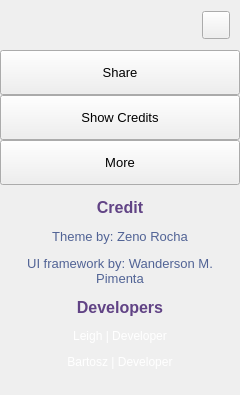
      <widget class="QFrame" name="extraLeftBox">
       <property name="minimumSize">
        <size>
         <width>0</width>
         <height>0</height>
        </size>
       </property>
       <property name="maximumSize">
        <size>
         <width>0</width>
         <height>16777215</height>
        </size>
       </property>
       <property name="frameShape">
        <enum>QFrame::NoFrame</enum>
       </property>
       <property name="frameShadow">
        <enum>QFrame::Raised</enum>
       </property>
       <layout class="QVBoxLayout" name="extraColumLayout">
        <property name="spacing">
         <number>0</number>
        </property>
        <property name="leftMargin">
         <number>0</number>
        </property>
        <property name="topMargin">
         <number>0</number>
        </property>
        <property name="rightMargin">
         <number>0</number>
        </property>
        <property name="bottomMargin">
         <number>0</number>
        </property>
        <item>
         <widget class="QFrame" name="extraTopBg">
          <property name="minimumSize">
           <size>
            <width>0</width>
            <height>50</height>
           </size>
          </property>
          <property name="maximumSize">
           <size>
            <width>16777215</width>
            <height>50</height>
           </size>
          </property>
          <property name="frameShape">
           <enum>QFrame::NoFrame</enum>
          </property>
          <property name="frameShadow">
           <enum>QFrame::Raised</enum>
          </property>
          <layout class="QVBoxLayout" name="verticalLayout_5">
           <property name="spacing">
            <number>0</number>
           </property>
           <property name="leftMargin">
            <number>0</number>
           </property>
           <property name="topMargin">
            <number>0</number>
           </property>
           <property name="rightMargin">
            <number>0</number>
           </property>
           <property name="bottomMargin">
            <number>0</number>
           </property>
           <item>
            <layout class="QGridLayout" name="extraTopLayout">
             <property name="leftMargin">
              <number>10</number>
             </property>
             <property name="rightMargin">
              <number>10</number>
             </property>
             <property name="horizontalSpacing">
              <number>10</number>
             </property>
             <property name="verticalSpacing">
              <number>0</number>
             </property>
             <item row="0" column="0">
              <widget class="QFrame" name="extraIcon">
               <property name="minimumSize">
                <size>
                 <width>20</width>
                 <height>0</height>
                </size>
               </property>
               <property name="maximumSize">
                <size>
                 <width>20</width>
                 <height>20</height>
                </size>
               </property>
               <property name="styleSheet">
                <string notr="true">background-image: url(:/icons/images/icons/cil-user.png);</string>
               </property>
               <property name="frameShape">
                <enum>QFrame::NoFrame</enum>
               </property>
               <property name="frameShadow">
                <enum>QFrame::Raised</enum>
               </property>
              </widget>
             </item>
             <item row="0" column="1">
              <widget class="QLabel" name="extraLabel">
               <property name="minimumSize">
                <size>
                 <width>150</width>
                 <height>0</height>
                </size>
               </property>
               <property name="text">
                <string/>
               </property>
              </widget>
             </item>
             <item row="0" column="2">
              <widget class="QPushButton" name="extraCloseColumnBtn">
               <property name="minimumSize">
                <size>
                 <width>28</width>
                 <height>28</height>
                </size>
               </property>
               <property name="maximumSize">
                <size>
                 <width>28</width>
                 <height>28</height>
                </size>
               </property>
               <property name="cursor">
                <cursorShape>PointingHandCursor</cursorShape>
               </property>
               <property name="toolTip">
                <string>Hide</string>
               </property>
               <property name="text">
                <string/>
               </property>
               <property name="icon">
                <iconset resource="resources.qrc">
                 <normaloff>:/icons/images/icons/icon_close.png</normaloff>:/icons/images/icons/icon_close.png</iconset>
               </property>
               <property name="iconSize">
                <size>
                 <width>20</width>
                 <height>20</height>
                </size>
               </property>
              </widget>
             </item>
            </layout>
           </item>
          </layout>
         </widget>
        </item>
        <item>
         <widget class="QFrame" name="extraContent">
          <property name="frameShape">
           <enum>QFrame::NoFrame</enum>
          </property>
          <property name="frameShadow">
           <enum>QFrame::Raised</enum>
          </property>
          <layout class="QVBoxLayout" name="verticalLayout_12">
           <property name="spacing">
            <number>0</number>
           </property>
           <property name="leftMargin">
            <number>0</number>
           </property>
           <property name="topMargin">
            <number>0</number>
           </property>
           <property name="rightMargin">
            <number>0</number>
           </property>
           <property name="bottomMargin">
            <number>0</number>
           </property>
           <item alignment="Qt::AlignTop">
            <widget class="QFrame" name="extraTopMenu">
             <property name="frameShape">
              <enum>QFrame::NoFrame</enum>
             </property>
             <property name="frameShadow">
              <enum>QFrame::Raised</enum>
             </property>
             <layout class="QVBoxLayout" name="verticalLayout_11">
              <property name="spacing">
               <number>0</number>
              </property>
              <property name="leftMargin">
               <number>0</number>
              </property>
              <property name="topMargin">
               <number>0</number>
              </property>
              <property name="rightMargin">
               <number>0</number>
              </property>
              <property name="bottomMargin">
               <number>0</number>
              </property>
              <item>
               <widget class="QPushButton" name="btn_share">
                <property name="sizePolicy">
                 <sizepolicy hsizetype="Expanding" vsizetype="Fixed">
                  <horstretch>0</horstretch>
                  <verstretch>0</verstretch>
                 </sizepolicy>
                </property>
                <property name="minimumSize">
                 <size>
                  <width>0</width>
                  <height>45</height>
                 </size>
                </property>
                <property name="font">
                 <font>
                  <family>Segoe UI</family>
                  <pointsize>10</pointsize>
                  <weight>50</weight>
                  <italic>false</italic>
                  <bold>false</bold>
                 </font>
                </property>
                <property name="cursor">
                 <cursorShape>PointingHandCursor</cursorShape>
                </property>
                <property name="layoutDirection">
                 <enum>Qt::LeftToRight</enum>
                </property>
                <property name="styleSheet">
                 <string notr="true">background-image: url(:/icons/images/icons/cil-share-boxed.png);</string>
                </property>
                <property name="text">
                 <string>Share</string>
                </property>
               </widget>
              </item>
              <item>
               <widget class="QPushButton" name="btn_credits">
                <property name="sizePolicy">
                 <sizepolicy hsizetype="Expanding" vsizetype="Fixed">
                  <horstretch>0</horstretch>
                  <verstretch>0</verstretch>
                 </sizepolicy>
                </property>
                <property name="minimumSize">
                 <size>
                  <width>0</width>
                  <height>45</height>
                 </size>
                </property>
                <property name="font">
                 <font>
                  <family>Segoe UI</family>
                  <pointsize>10</pointsize>
                  <weight>50</weight>
                  <italic>false</italic>
                  <bold>false</bold>
                 </font>
                </property>
                <property name="cursor">
                 <cursorShape>PointingHandCursor</cursorShape>
                </property>
                <property name="layoutDirection">
                 <enum>Qt::LeftToRight</enum>
                </property>
                <property name="styleSheet">
                 <string notr="true">background-image: url(:/icons/images/icons/cil-equalizer.png);</string>
                </property>
                <property name="text">
                 <string>Show Credits</string>
                </property>
               </widget>
              </item>
              <item>
               <widget class="QPushButton" name="btn_more">
                <property name="sizePolicy">
                 <sizepolicy hsizetype="Expanding" vsizetype="Fixed">
                  <horstretch>0</horstretch>
                  <verstretch>0</verstretch>
                 </sizepolicy>
                </property>
                <property name="minimumSize">
                 <size>
                  <width>0</width>
                  <height>45</height>
                 </size>
                </property>
                <property name="font">
                 <font>
                  <family>Segoe UI</family>
                  <pointsize>10</pointsize>
                  <weight>50</weight>
                  <italic>false</italic>
                  <bold>false</bold>
                 </font>
                </property>
                <property name="cursor">
                 <cursorShape>PointingHandCursor</cursorShape>
                </property>
                <property name="layoutDirection">
                 <enum>Qt::LeftToRight</enum>
                </property>
                <property name="styleSheet">
                 <string notr="true">background-image: url(:/icons/images/icons/cil-layers.png);</string>
                </property>
                <property name="text">
                 <string>More</string>
                </property>
               </widget>
              </item>
             </layout>
            </widget>
           </item>
           <item>
            <widget class="QFrame" name="extraCenter">
             <property name="frameShape">
              <enum>QFrame::NoFrame</enum>
             </property>
             <property name="frameShadow">
              <enum>QFrame::Raised</enum>
             </property>
             <layout class="QVBoxLayout" name="verticalLayout_10">
              <item>
               <widget class="QTextEdit" name="credits">
                <property name="minimumSize">
                 <size>
                  <width>222</width>
                  <height>0</height>
                 </size>
                </property>
                <property name="styleSheet">
                 <string notr="true">background: transparent;</string>
                </property>
                <property name="frameShape">
                 <enum>QFrame::NoFrame</enum>
                </property>
                <property name="readOnly">
                 <bool>true</bool>
                </property>
                <property name="html">
                 <string>&lt;!DOCTYPE HTML PUBLIC &quot;-//W3C//DTD HTML 4.0//EN&quot; &quot;http://www.w3.org/TR/REC-html40/strict.dtd&quot;&gt;
&lt;html&gt;&lt;head&gt;&lt;meta name=&quot;qrichtext&quot; content=&quot;1&quot; /&gt;&lt;style type=&quot;text/css&quot;&gt;
p, li { white-space: pre-wrap; }
&lt;/style&gt;&lt;/head&gt;&lt;body style=&quot; font-family:'Segoe UI'; font-size:10pt; font-weight:400; font-style:normal;&quot;&gt;
&lt;p align=&quot;center&quot; style=&quot; margin-top:12px; margin-bottom:12px; margin-left:0px; margin-right:0px; -qt-block-indent:0; text-indent:0px;&quot;&gt;&lt;span style=&quot; font-size:12pt; font-weight:600; color:#614385;&quot;&gt;Credit&lt;/span&gt;&lt;/p&gt;
&lt;p align=&quot;center&quot; style=&quot; margin-top:12px; margin-bottom:12px; margin-left:0px; margin-right:0px; -qt-block-indent:0; text-indent:0px;&quot;&gt;&lt;span style=&quot; color:#516395;&quot;&gt;Theme by: Zeno Rocha&lt;/span&gt;&lt;/p&gt;
&lt;p align=&quot;center&quot; style=&quot; margin-top:12px; margin-bottom:12px; margin-left:0px; margin-right:0px; -qt-block-indent:0; text-indent:0px;&quot;&gt;&lt;span style=&quot; color:#516395;&quot;&gt;UI framework by: Wanderson M. Pimenta&lt;/span&gt;&lt;/p&gt;
&lt;p align=&quot;center&quot; style=&quot; margin-top:12px; margin-bottom:12px; margin-left:0px; margin-right:0px; -qt-block-indent:0; text-indent:0px;&quot;&gt;&lt;span style=&quot; font-size:12pt; font-weight:600; color:#614385;&quot;&gt;Developers&lt;/span&gt;&lt;/p&gt;
&lt;p align=&quot;center&quot; style=&quot; margin-top:12px; margin-bottom:12px; margin-left:0px; margin-right:0px; -qt-block-indent:0; text-indent:0px;&quot;&gt;&lt;span style=&quot; font-size:9pt; color:#ffffff;&quot;&gt;Leigh | Developer&lt;/span&gt;&lt;/p&gt;
&lt;p align=&quot;center&quot; style=&quot; margin-top:12px; margin-bottom:12px; margin-left:0px; margin-right:0px; -qt-block-indent:0; text-indent:0px;&quot;&gt;&lt;span style=&quot; font-size:9pt; color:#ffffff;&quot;&gt;Bartosz | Developer&lt;/span&gt;&lt;/p&gt;&lt;/body&gt;&lt;/html&gt;</string>
                </property>
               </widget>
              </item>
             </layout>
            </widget>
           </item>
           <item>
            <widget class="QFrame" name="extraBottom">
             <property name="frameShape">
              <enum>QFrame::NoFrame</enum>
             </property>
             <property name="frameShadow">
              <enum>QFrame::Raised</enum>
             </property>
            </widget>
           </item>
          </layout>
         </widget>
        </item>
       </layout>
      </widget>
